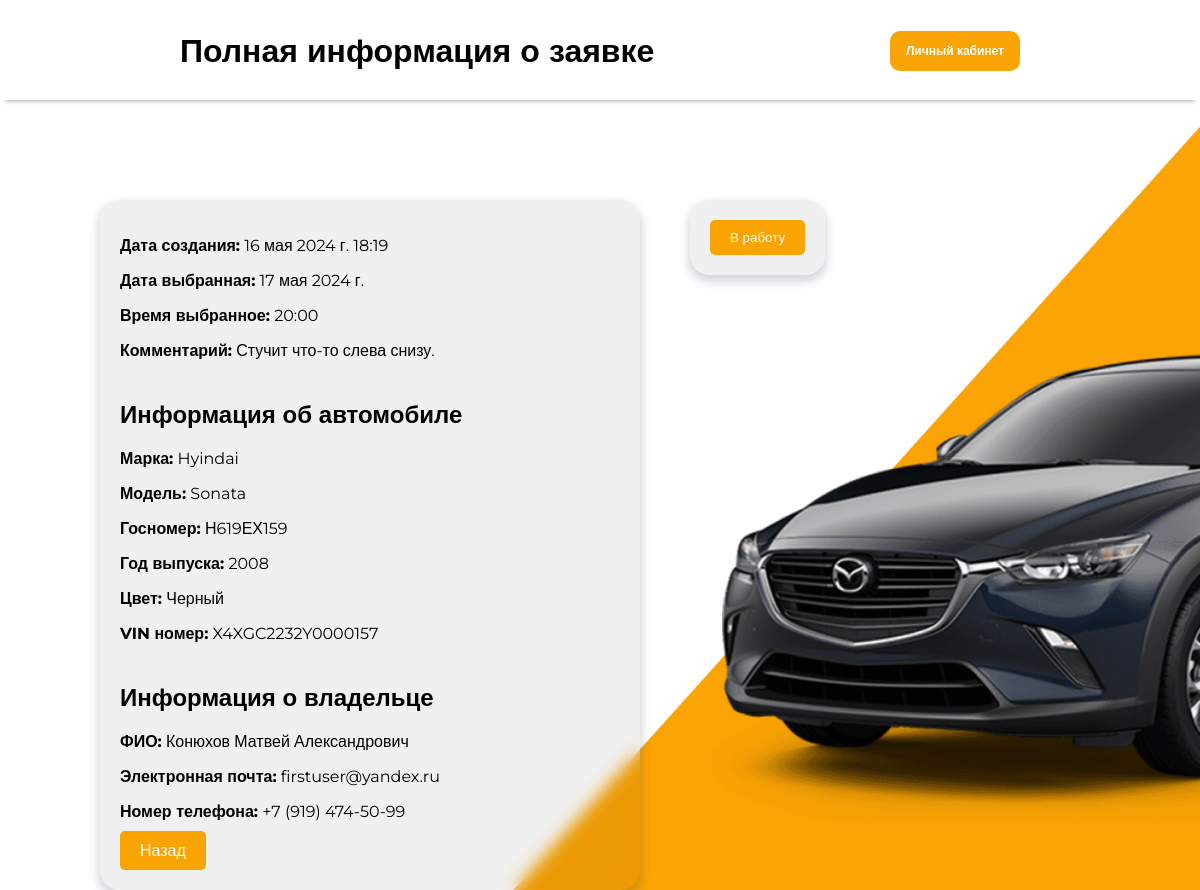
/profile/orders/1/, run on an earlier commit of the app's database.
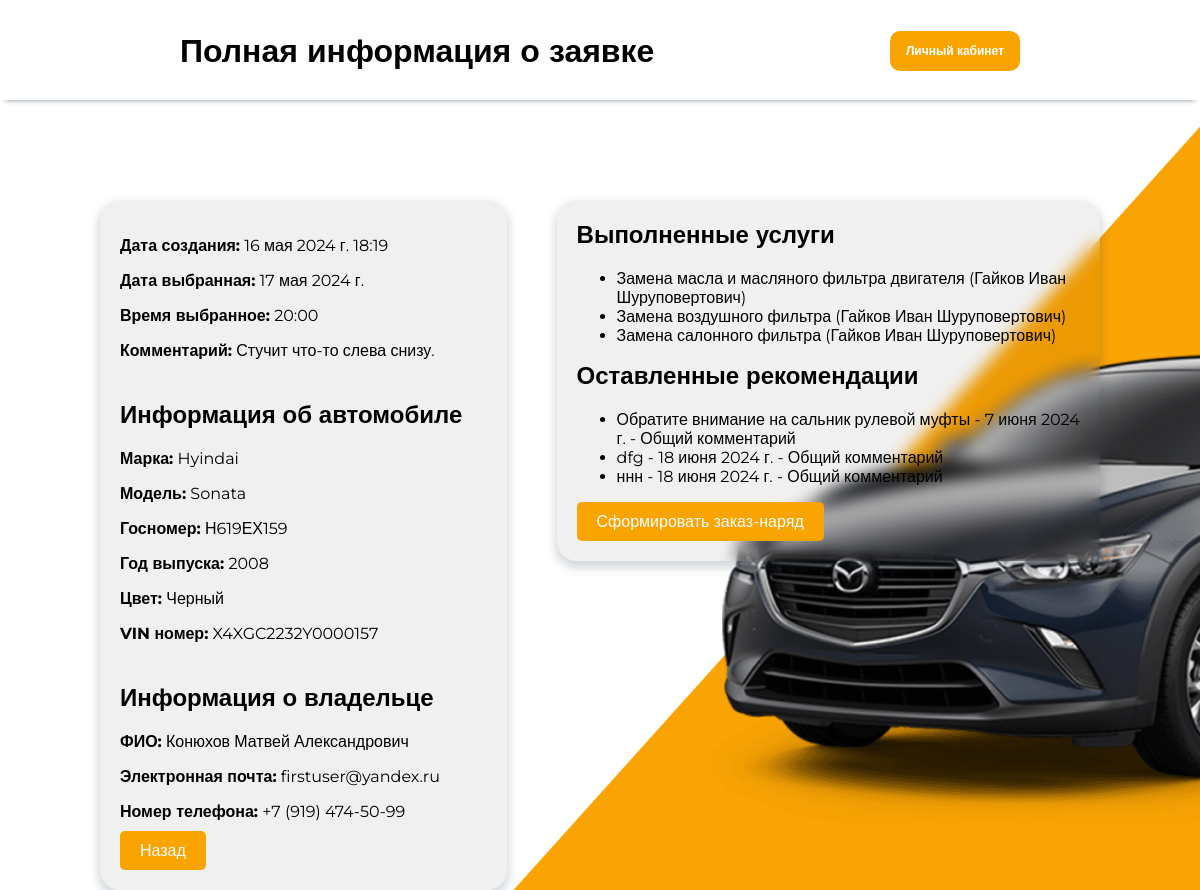
And on a later commit of the database.
### src/orders_app/models.py (models this page shows, shortened)
class OrderSpecification(models.Model):
    mechanic = models.ForeignKey(Mechanic, on_delete=models.CASCADE, verbose_name='Механик')
    service = models.ForeignKey(Service, on_delete=models.CASCADE, verbose_name='Услуга')
    order = models.ForeignKey('Order', on_delete=models.CASCADE, verbose_name='Заказ')
    class Meta:
        verbose_name = 'Спецификация заказа'
        verbose_name_plural = 'Спецификации заказов'

### src/services_app/models.py (models this page shows, shortened)
class Service(models.Model):
    name = models.CharField(max_length=100, verbose_name='Название')
    price = models.CharField(max_length=100, verbose_name='Стоимость')
    service_group = models.ForeignKey('ServiceGroup', on_delete=models.CASCADE, verbose_name='Группа услуг')
    class Meta:
        verbose_name = 'Услуга'
        verbose_name_plural = 'Услуги'

### src/users_app/models.py (models this page shows)
class Mechanic(models.Model):
    bio = models.CharField("ФИО", max_length=100, default="ФИО")
    phone_number = models.CharField("Номер телефона", max_length=18, unique=True)
    work_experience = models.PositiveIntegerField(verbose_name="Опыт работы (в годах)")
    class Meta:
        verbose_name = 'Механик'
        verbose_name_plural = 'Механики'

### src/car_app/models.py (models this page shows, shortened)
class Recommendation(models.Model):
    car = models.ForeignKey(Car, on_delete=models.CASCADE, related_name='recommendations', verbose_name='Автомобиль')
    service = models.ForeignKey(Service, on_delete=models.SET_NULL, related_name='recommendations',
                                verbose_name='Услуга', null=True)
    comment = models.CharField(verbose_name='Комментарий', max_length=200)
    date = models.DateField(verbose_name='Дата')
    class Meta:
        verbose_name = 'Рекомендация'
        verbose_name_plural = 'Рекомендации'

### src/orders_app/views.py (the view, shortened to what this page needs)
# urls.py: path('orders/<int:order_id>/', views.order_details_view, name='order_details'),
@csrf_exempt
def order_details_view(request, order_id):
    order = get_object_or_404(Order, id=order_id)
    services = Service.objects.all()
    mechanics = Mechanic.objects.all()
    order_specifications = order.orderspecification_set.all()
    recommendations = order.car.recommendations.all()
    return render(request, '../templates/orders/order_details.html', {
        'order': order,
        'services': services,
        'mechanics': mechanics,
        'order_specifications': order_specifications,
        'recommendations': recommendations,
    })

### templates/orders/order_details.html (shortened to what this page needs)
{% extends 'base_templates/base_layout.html' %}
{% load static %}
{% block styles %}
    <link rel="stylesheet" type="text/css" href="{% static 'css/appeal_details.css' %}">
    <link href='https://unpkg.com/boxicons@2.1.4/css/boxicons.min.css' rel='stylesheet'>
{% endblock %}
{% block header %}
    {% include 'base_templates/base_staff_header.html' with header_title="Полная информация о заявке" %}
{% endblock %}
{% block content %}
    <div class="main-content">
        <div class="info-rec">
            <p><strong>Дата создания:</strong> {{ order.created_at }}</p>
            <p><strong>Дата выбранная:</strong> {{ order.chosen_date }}</p>
            <p><strong>Время выбранное:</strong> {{ order.chosen_time }}</p>
            <p><strong>Комментарий:</strong> {{ order.comment }}</p>
            <h2>Информация об автомобиле</h2>
            <p><strong>Марка:</strong> {{ order.car.brand }}</p>
            <p><strong>Модель:</strong> {{ order.car.model }}</p>
            <p><strong>Госномер:</strong> {{ order.car.license_plate }}</p>
            <p><strong>Год выпуска:</strong> {{ order.car.year_of_manufacture }}</p>
            <p><strong>Цвет:</strong> {{ order.car.color }}</p>
            <p><strong>VIN номер:</strong> {{ order.car.vin_number }}</p>
            <h2>Информация о владельце</h2>
            <p><strong>ФИО:</strong> {{ order.car.client.bio }}</p>
            <p><strong>Электронная почта:</strong> {{ order.car.client.username }}</p>
            <p><strong>Номер телефона:</strong> {{ order.car.client.phone_number }}</p>
            <a class="action-button" href="{% url 'manager_orders' %}">Назад</a>
        </div>
        <div class="another-info">
            {% if order.status == 'AWAITING_CONFIRMATION' %}
                <button class="action-button" type="button" onclick="openConfirmModal()">Подтвердить</button>
            {% elif order.status == 'WAITING_CAR' %}
                <button class="action-button" type="button" onclick="changeOrderStatus('PENDING')">Принять автомобиль</button>
            {% elif order.status == 'PENDING' %}
                <button class="action-button" type="button" onclick="changeOrderStatus('IN_PROGRESS')">В работу</button>
            {% elif order.status == 'COMPLETED' %}
                <div class="completed-services">
                    <h2>Выполненные услуги</h2>
                    <ul>
                        {% for spec in order_specifications %}
                            <li>{{ spec.service.name }} ({{ spec.mechanic.bio }})</li>
                        {% endfor %}
                    </ul>
                    <h2>Оставленные рекомендации</h2>
                    <ul>
                        {% for recommendation in recommendations %}
                            <li>{{ recommendation.comment }} - {{ recommendation.date }} -
                                {% if recommendation.service %}
                                    {{ recommendation.service.name }}
                                {% else %}
                                    Общий комментарий
                                {% endif %}
                            </li>
                        {% endfor %}
                    </ul>
                    <a href="{% url 'generate_work_order_pdf' order.id %}" class="action-button">Сформировать заказ-наряд</a>
                </div>
            {% endif %}
        </div>
    </div>
{% endblock %}

What changed in the data, as far as the page shows it:
changed Order "Стучит что-то слева снизу.": status "PENDING" → "COMPLETED" (drawn)
added OrderSpecification: service.name "Замена масла и масляного фильтра двигателя", mechanic.bio "Гайков Иван Шуруповертович"
added OrderSpecification: service.name "Замена воздушного фильтра", mechanic.bio "Гайков Иван Шуруповертович"
added OrderSpecification: service.name "Замена салонного фильтра", mechanic.bio "Гайков Иван Шуруповертович"
now on this page (row unchanged): Recommendation: comment "Обратите внимание на сальник рулевой муфты", date "7 июня 2024 г.", shows "Общий комментарий"
now on this page (row unchanged): Recommendation: comment "dfg", date "18 июня 2024 г.", shows "Общий комментарий"
now on this page (row unchanged): Recommendation: comment "ннн", date "18 июня 2024 г.", shows "Общий комментарий"
Also different on the page:
text no longer shown: "В работу"
text now shown: "Выполненные услуги Оставленные рекомендации Сформировать заказ-наряд"
